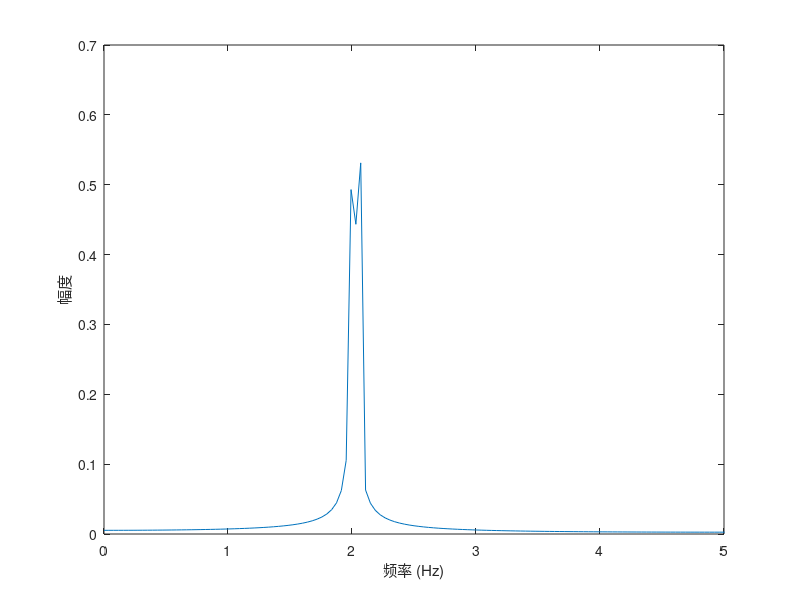

MATLAB code for this plot:
clc;clear;close all;
f1 = 2;f2 = 2.02;f3 = 2.07;
fs = 10;Ts = 1/fs;

Tp1 = 25.6;
N1 = fs * Tp1;   % 采样点数
t1 = (0:N1-1)/fs;

x1 = sin(2*pi*f1*t1) + sin(2*pi*f2*t1) + sin(2*pi*f3*t1);

X1 = fft(x1);
f_axis1 = (0:N1-1)*(fs/N1);

x1_fft = fft(x1);
f_axis1 = (0:N1-1)*(fs/N1);

figure(1);
plot(f_axis1, abs(X1)/N1);
xlim([0 5]);
xlabel('频率 (Hz)');ylabel('幅度');
